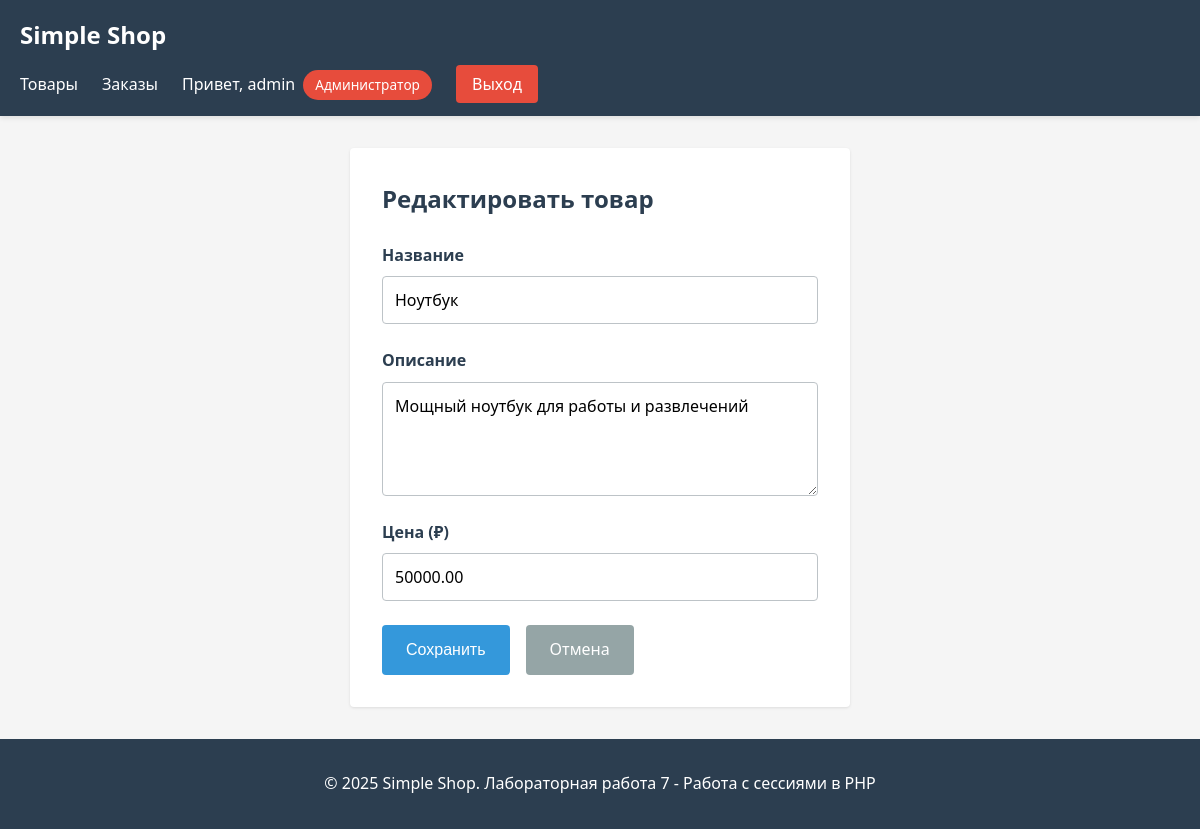
Screenshot of /index.php?controller=product&action=edit&id=1 (signed in) with the database file from the repository.
### tables this page shows
CREATE TABLE IF NOT EXISTS products (
    id INT PRIMARY KEY AUTO_INCREMENT,
    name VARCHAR(100) NOT NULL,
    description TEXT,
    price DECIMAL(10, 2) NOT NULL,
    created_at TIMESTAMP DEFAULT CURRENT_TIMESTAMP
);

### controllers/Controller.php (called while the page is built, shortened)
<?php
class Controller {
    protected function view($view, $data = []) {
        extract($data);
        include "./views/{$view}.php";
    }
}
?>

### controllers/ProductController.php (called while the page is built, shortened)
<?php
class ProductController extends Controller {
    private $product;
    public function __construct() {
        $db = (new Database())->connect();
        $this->product = new Product($db);
    }
    public function edit() {
        $id = $_GET['id'] ?? null;
        $product = $this->product->getProductById($id);
        $this->view('products/form', ['product' => $product]);
    }
}
?>

### models/Product.php (called while the page is built, shortened)
<?php
class Product {
    private $conn;
    private $table = 'products';
    public function __construct($db) {
        $this->conn = $db;
    }
    public function getProductById($id) {
        $query = "SELECT * FROM {$this->table} WHERE id = ?";
        $stmt = $this->conn->prepare($query);
        $stmt->bind_param("i", $id);
        $stmt->execute();
        return $stmt->get_result()->fetch_assoc();
    }
}
?>

### views/products/form.php (the view)
<?php include "./views/header.php"; ?>
<div class="form-container">
    <h2><?php echo isset($product) ? 'Редактировать товар' : 'Добавить товар'; ?></h2>
    <form method="POST" class="form">
        <div class="form-group">
            <label for="name">Название</label>
            <input type="text" id="name" name="name" value="<?php echo isset($product) ? htmlspecialchars($product['name']) : ''; ?>" required>
        </div>
        <div class="form-group">
            <label for="description">Описание</label>
            <textarea id="description" name="description" rows="4"><?php echo isset($product) ? htmlspecialchars($product['description']) : ''; ?></textarea>
        </div>
        <div class="form-group">
            <label for="price">Цена (₽)</label>
            <input type="number" id="price" name="price" step="0.01" value="<?php echo isset($product) ? htmlspecialchars($product['price']) : ''; ?>" required>
        </div>
        <div class="form-actions">
            <button type="submit" class="btn btn-primary">Сохранить</button>
            <a href="/lab7/index.php?controller=product&action=index" class="btn btn-secondary">Отмена</a>
        </div>
    </form>
</div>
<?php include "./views/footer.php"; ?>

### views/header.php (style rules this page uses)
* { margin: 0; padding: 0; box-sizing: border-box; }
body { font-family: 'Segoe UI', Tahoma, Geneva, Verdana, sans-serif; line-height: 1.6; color: #333; background-color: #f5f5f5; }
.form-container { background-color: white; padding: 2rem; border-radius: 4px; box-shadow: 0 1px 3px rgba(0,0,0,0.1); max-width: 500px; margin: 0 auto; }
.form-container h2 { margin-bottom: 1.5rem; color: #2c3e50; }
.form { display: flex; flex-direction: column; gap: 1.5rem; }
.form-group { display: flex; flex-direction: column; }
.form-group label { margin-bottom: 0.5rem; font-weight: 600; color: #2c3e50; }
.form-group input, .form-group textarea, .form-group select { padding: 0.75rem; border: 1px solid #bdc3c7; border-radius: 4px; font-size: 1rem; font-family: inherit; }
.form-group textarea { resize: vertical; }
.form-actions { display: flex; gap: 1rem; }
.btn { display: inline-block; padding: 0.75rem 1.5rem; border: none; border-radius: 4px; font-size: 1rem; cursor: pointer; text-decoration: none; transition: all 0.3s; text-align: center; }
.btn-primary { background-color: #3498db; color: white; }
.btn-secondary { background-color: #95a5a6; color: white; }

### rows the page displays
products: name "Ноутбук", description "Мощный ноутбук для работы и развлечений", price "50000.00"

### other values shown
$auth->getCurrentUsername() "admin"
